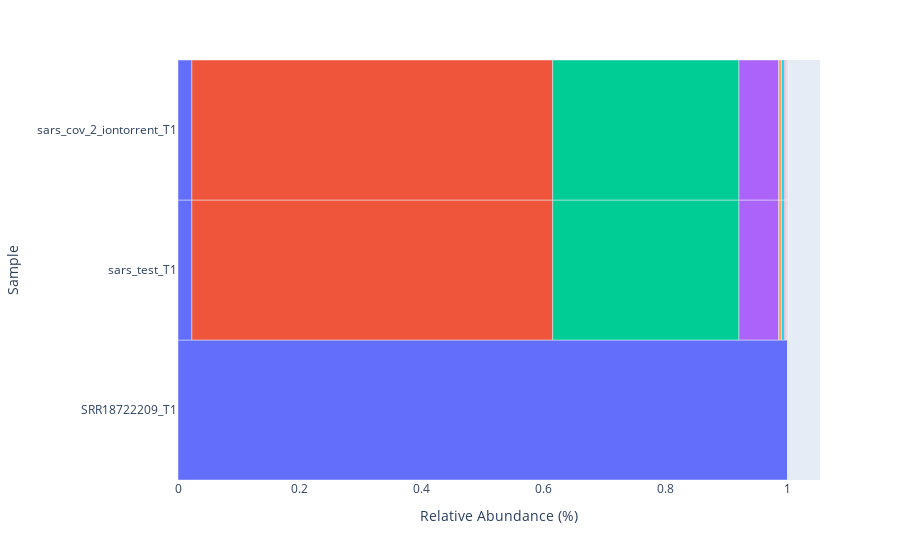

Source (notebook cell):
### Markdown cell above
## Relative Abundance Plot
An interactive, relative taxonomic abundance plot of species across submitted samples.

### Code cell
import plotly.express as px

def plot_bracken(df):
    # Rename and melt columns
    new_columns = {"name": "Species", "variable": "Sample", "value": "Fraction Abundance"}
    new_df = df.melt(id_vars="name").rename(columns=new_columns)

    # Generate express chart
    figx = px.bar(new_df, y="Sample", x="Fraction Abundance", color="Species")

    figx.update_layout(
        yaxis_title="Sample",
        xaxis_title="Relative Abundance (%)",
        bargap=0,
    )
    
    return figx

plot_bracken(bracken_df)

### Figure 1 — Plotly figure (JSON) as saved in the notebook; plotly's stock layout.template omitted (floating-point values rounded to 4 significant figures)
{"data": [{"alignmentgroup": "True", "hovertemplate": "Species=Severe acute respiratory syndrome-related coronavirus<br>Fraction Abundance=%{x}<br>Sample=%{y}<extra></extra>", "legendgroup": "Severe acute respiratory syndrome-related coronavirus", "marker": {"color": "#636efa", "pattern": {"shape": ""}}, "name": "Severe acute respiratory syndrome-related coronavirus", "offsetgroup": "Severe acute respiratory syndrome-related coronavirus", "orientation": "h", "showlegend": true, "textposition": "auto", "type": "bar", "x": [1, 0.02272, 0.02272], "xaxis": "x", "y": ["SRR18722209_T1", "sars_test_T1", "sars_cov_2_iontorrent_T1"], "yaxis": "y"}, {"alignmentgroup": "True", "hovertemplate": "Species=Simbu orthobunyavirus<br>Fraction Abundance=%{x}<br>Sample=%{y}<extra></extra>", "legendgroup": "Simbu orthobunyavirus", "marker": {"color": "#EF553B", "pattern": {"shape": ""}}, "name": "Simbu orthobunyavirus", "offsetgroup": "Simbu orthobunyavirus", "orientation": "h", "showlegend": true, "textposition": "auto", "type": "bar", "x": [0, 0.5917, 0.5917], "xaxis": "x", "y": ["SRR18722209_T1", "sars_test_T1", "sars_cov_2_iontorrent_T1"], "yaxis": "y"}, {"alignmentgroup": "True", "hovertemplate": "Species=Schmallenberg orthobunyavirus<br>Fraction Abundance=%{x}<br>Sample=%{y}<extra></extra>", "legendgroup": "Schmallenberg orthobunyavirus", "marker": {"color": "#00cc96", "pattern": {"shape": ""}}, "name": "Schmallenberg orthobunyavirus", "offsetgroup": "Schmallenberg orthobunyavirus", "orientation": "h", "showlegend": true, "textposition": "auto", "type": "bar", "x": [0, 0.3054, 0.3054], "xaxis": "x", "y": ["SRR18722209_T1", "sars_test_T1", "sars_cov_2_iontorrent_T1"], "yaxis": "y"}, {"alignmentgroup": "True", "hovertemplate": "Species=Choristoneura fumiferana granulovirus<br>Fraction Abundance=%{x}<br>Sample=%{y}<extra></extra>", "legendgroup": "Choristoneura fumiferana granulovirus", "marker": {"color": "#ab63fa", "pattern": {"shape": ""}}, "name": "Choristoneura fumiferana granulovirus", "offsetgroup": "Choristoneura fumiferana granulovirus", "orientation": "h", "showlegend": true, "textposition": "auto", "type": "bar", "x": [0, 0.06523, 0.06523], "xaxis": "x", "y": ["SRR18722209_T1", "sars_test_T1", "sars_cov_2_iontorrent_T1"], "yaxis": "y"}, {"alignmentgroup": "True", "hovertemplate": "Species=Menderavirus mendera<br>Fraction Abundance=%{x}<br>Sample=%{y}<extra></extra>", "legendgroup": "Menderavirus mendera", "marker": {"color": "#FFA15A", "pattern": {"shape": ""}}, "name": "Menderavirus mendera", "offsetgroup": "Menderavirus mendera", "orientation": "h", "showlegend": true, "textposition": "auto", "type": "bar", "x": [0, 0.00467, 0.00467], "xaxis": "x", "y": ["SRR18722209_T1", "sars_test_T1", "sars_cov_2_iontorrent_T1"], "yaxis": "y"}, {"alignmentgroup": "True", "hovertemplate": "Species=Polybotosvirus Atuph07<br>Fraction Abundance=%{x}<br>Sample=%{y}<extra></extra>", "legendgroup": "Polybotosvirus Atuph07", "marker": {"color": "#19d3f3", "pattern": {"shape": ""}}, "name": "Polybotosvirus Atuph07", "offsetgroup": "Polybotosvirus Atuph07", "orientation": "h", "showlegend": true, "textposition": "auto", "type": "bar", "x": [0, 0.00467, 0.00467], "xaxis": "x", "y": ["SRR18722209_T1", "sars_test_T1", "sars_cov_2_iontorrent_T1"], "yaxis": "y"}, {"alignmentgroup": "True", "hovertemplate": "Species=BeAn 58058 virus<br>Fraction Abundance=%{x}<br>Sample=%{y}<extra></extra>", "legendgroup": "BeAn 58058 virus", "marker": {"color": "#FF6692", "pattern": {"shape": ""}}, "name": "BeAn 58058 virus", "offsetgroup": "BeAn 58058 virus", "orientation": "h", "showlegend": true, "textposition": "auto", "type": "bar", "x": [0, 0.00202, 0.00202], "xaxis": "x", "y": ["SRR18722209_T1", "sars_test_T1", "sars_cov_2_iontorrent_T1"], "yaxis": "y"}, {"alignmentgroup": "True", "hovertemplate": "Species=Tigrvirus phiE094<br>Fraction Abundance=%{x}<br>Sample=%{y}<extra></extra>", "legendgroup": "Tigrvirus phiE094", "marker": {"color": "#B6E880", "pattern": {"shape": ""}}, "name": "Tigrvirus phiE094", "offsetgroup": "Tigrvirus phiE094", "orientation": "h", "showlegend": true, "textposition": "auto", "type": "bar", "x": [0, 0.00165, 0.00165], "xaxis": "x", "y": ["SRR18722209_T1", "sars_test_T1", "sars_cov_2_iontorrent_T1"], "yaxis": "y"}, {"alignmentgroup": "True", "hovertemplate": "Species=Oxbow orthohantavirus<br>Fraction Abundance=%{x}<br>Sample=%{y}<extra></extra>", "legendgroup": "Oxbow orthohantavirus", "marker": {"color": "#FF97FF", "pattern": {"shape": ""}}, "name": "Oxbow orthohantavirus", "offsetgroup": "Oxbow orthohantavirus", "orientation": "h", "showlegend": true, "textposition": "auto", "type": "bar", "x": [0, 0.00101, 0.00101], "xaxis": "x", "y": ["SRR18722209_T1", "sars_test_T1", "sars_cov_2_iontorrent_T1"], "yaxis": "y"}, {"alignmentgroup": "True", "hovertemplate": "Species=Pseudomonas phage PPpW-3<br>Fraction Abundance=%{x}<br>Sample=%{y}<extra></extra>", "legendgroup": "Pseudomonas phage PPpW-3", "marker": {"color": "#FECB52", "pattern": {"shape": ""}}, "name": "Pseudomonas phage PPpW-3", "offsetgroup": "Pseudomonas phage PPpW-3", "orientation": "h", "showlegend": true, "textposition": "auto", "type": "bar", "x": [0, 0.00101, 0.00101], "xaxis": "x", "y": ["SRR18722209_T1", "sars_test_T1", "sars_cov_2_iontorrent_T1"], "yaxis": "y"}], "layout": {"bargap": 0, "barmode": "relative", "legend": {"title": {"text": "Species"}, "tracegroupgap": 0}, "margin": {"t": 60}, "showlegend": false, "xaxis": {"anchor": "y", "domain": [0, 1], "title": {"text": "Relative Abundance (%)"}}, "yaxis": {"anchor": "x", "domain": [0, 1], "title": {"text": "Sample"}}}}
